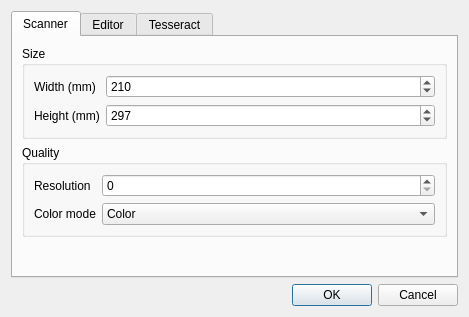
<?xml version="1.0" encoding="UTF-8"?>
<ui version="4.0">
 <class>Settings</class>
 <widget class="QDialog" name="Settings">
  <property name="geometry">
   <rect>
    <x>0</x>
    <y>0</y>
    <width>469</width>
    <height>317</height>
   </rect>
  </property>
  <property name="windowTitle">
   <string>Settings</string>
  </property>
  <layout class="QVBoxLayout" name="verticalLayout_2">
   <item>
    <layout class="QVBoxLayout" name="verticalLayout">
     <item>
      <widget class="QTabWidget" name="tabWidget">
       <property name="currentIndex">
        <number>0</number>
       </property>
       <widget class="QWidget" name="scanner">
        <attribute name="title">
         <string>Scanner</string>
        </attribute>
        <layout class="QVBoxLayout" name="verticalLayout_3">
         <item>
          <widget class="QGroupBox" name="groupBox">
           <property name="title">
            <string>Size</string>
           </property>
           <layout class="QFormLayout" name="formLayout">
            <item row="0" column="0">
             <widget class="QLabel" name="label_2">
              <property name="text">
               <string>Width (mm)</string>
              </property>
             </widget>
            </item>
            <item row="0" column="1">
             <widget class="QSpinBox" name="sbWidth">
              <property name="maximum">
               <number>1000</number>
              </property>
              <property name="value">
               <number>210</number>
              </property>
             </widget>
            </item>
            <item row="1" column="0">
             <widget class="QLabel" name="label">
              <property name="text">
               <string>Height (mm)</string>
              </property>
             </widget>
            </item>
            <item row="1" column="1">
             <widget class="QSpinBox" name="sbHeight">
              <property name="maximum">
               <number>1000</number>
              </property>
              <property name="value">
               <number>297</number>
              </property>
             </widget>
            </item>
           </layout>
          </widget>
         </item>
         <item>
          <widget class="QGroupBox" name="groupBox_2">
           <property name="title">
            <string>Quality</string>
           </property>
           <layout class="QFormLayout" name="formLayout_2">
            <item row="0" column="0">
             <widget class="QLabel" name="label_4">
              <property name="text">
               <string>Resolution</string>
              </property>
             </widget>
            </item>
            <item row="1" column="0">
             <widget class="QLabel" name="label_3">
              <property name="text">
               <string>Color mode</string>
              </property>
             </widget>
            </item>
            <item row="0" column="1">
             <widget class="QSpinBox" name="sbResolution">
              <property name="maximum">
               <number>10000</number>
              </property>
             </widget>
            </item>
            <item row="1" column="1">
             <widget class="QComboBox" name="combColor">
              <item>
               <property name="text">
                <string>Color</string>
               </property>
              </item>
              <item>
               <property name="text">
                <string>Gray</string>
               </property>
              </item>
              <item>
               <property name="text">
                <string>Lineart</string>
               </property>
              </item>
             </widget>
            </item>
           </layout>
          </widget>
         </item>
         <item>
          <spacer name="verticalSpacer">
           <property name="orientation">
            <enum>Qt::Vertical</enum>
           </property>
           <property name="sizeHint" stdset="0">
            <size>
             <width>20</width>
             <height>40</height>
            </size>
           </property>
          </spacer>
         </item>
        </layout>
       </widget>
       <widget class="QWidget" name="editor">
        <attribute name="title">
         <string>Editor</string>
        </attribute>
        <widget class="QGroupBox" name="fontGroupBox">
         <property name="geometry">
          <rect>
           <x>5</x>
           <y>10</y>
           <width>426</width>
           <height>61</height>
          </rect>
         </property>
         <property name="title">
          <string>Font</string>
         </property>
         <layout class="QGridLayout" name="gridLayout_1">
          <item row="0" column="0">
           <widget class="QLabel" name="fontLabel">
            <property name="toolTip">
             <string>Name of used font for document editor</string>
            </property>
            <property name="text">
             <string>Consolas, 12 pt</string>
            </property>
           </widget>
          </item>
          <item row="0" column="2">
           <widget class="QPushButton" name="fontButton">
            <property name="maximumSize">
             <size>
              <width>75</width>
              <height>26</height>
             </size>
            </property>
            <property name="toolTip">
             <string>Click here to change used font</string>
            </property>
            <property name="text">
             <string>...</string>
            </property>
           </widget>
          </item>
          <item row="0" column="1">
           <spacer name="horizontalSpacer_7">
            <property name="orientation">
             <enum>Qt::Horizontal</enum>
            </property>
            <property name="sizeHint" stdset="0">
             <size>
              <width>40</width>
              <height>20</height>
             </size>
            </property>
           </spacer>
          </item>
         </layout>
        </widget>
        <widget class="QCheckBox" name="checkBoxClear">
         <property name="geometry">
          <rect>
           <x>5</x>
           <y>190</y>
           <width>426</width>
           <height>19</height>
          </rect>
         </property>
         <property name="text">
          <string>Clear editor before OCR</string>
         </property>
         <property name="checked">
          <bool>true</bool>
         </property>
        </widget>
        <widget class="QGroupBox" name="groupBox_3">
         <property name="geometry">
          <rect>
           <x>5</x>
           <y>75</y>
           <width>426</width>
           <height>106</height>
          </rect>
         </property>
         <property name="title">
          <string>Spell checker</string>
         </property>
         <layout class="QGridLayout" name="gridLayout">
          <item row="1" column="0">
           <widget class="QLabel" name="dictionaryLabel">
            <property name="text">
             <string>Dictionary:</string>
            </property>
           </widget>
          </item>
          <item row="1" column="1">
           <widget class="QComboBox" name="dictBox">
            <property name="toolTip">
             <string>Here is list of found distionaries</string>
            </property>
           </widget>
          </item>
          <item row="2" column="0">
           <widget class="QLabel" name="directoryLabel">
            <property name="text">
             <string>Directory:</string>
            </property>
           </widget>
          </item>
          <item row="2" column="1">
           <widget class="QLineEdit" name="directoryLine">
            <property name="mouseTracking">
             <bool>false</bool>
            </property>
            <property name="toolTip">
             <string>&lt;!DOCTYPE HTML PUBLIC &quot;-//W3C//DTD HTML 4.0//EN&quot; &quot;http://www.w3.org/TR/REC-html40/strict.dtd&quot;&gt;
&lt;html&gt;&lt;head&gt;&lt;meta name=&quot;qrichtext&quot; content=&quot;1&quot; /&gt;&lt;style type=&quot;text/css&quot;&gt;
p, li { white-space: pre-wrap; }
&lt;/style&gt;&lt;/head&gt;&lt;body style=&quot; font-family:'MS Shell Dlg 2'; font-size:8.25pt; font-weight:400; font-style:normal;&quot;&gt;
&lt;p style=&quot; margin-top:0px; margin-bottom:0px; margin-left:0px; margin-right:0px; -qt-block-indent:0; text-indent:0px;&quot;&gt;&lt;span style=&quot; font-size:8pt;&quot;&gt;Directory where are placed your spellcheckerl dictionaries.&lt;/span&gt;&lt;span style=&quot; font-size:8pt; font-weight:600;&quot;&gt; Leave blank&lt;/span&gt;&lt;span style=&quot; font-size:8pt;&quot;&gt; if you want to use only default &lt;/span&gt;&lt;span style=&quot; font-size:8pt;&quot;&gt;Enchant&lt;/span&gt;&lt;span style=&quot; font-size:8pt;&quot;&gt; dictionaries.&lt;/span&gt;&lt;/p&gt;&lt;/body&gt;&lt;/html&gt;</string>
            </property>
            <property name="frame">
             <bool>true</bool>
            </property>
            <property name="readOnly">
             <bool>false</bool>
            </property>
           </widget>
          </item>
          <item row="2" column="2">
           <widget class="QPushButton" name="dictDirButton">
            <property name="toolTip">
             <string>Click here to set directory with your spellchecking dictionaries.</string>
            </property>
            <property name="text">
             <string>...</string>
            </property>
           </widget>
          </item>
          <item row="0" column="0" colspan="3">
           <widget class="QLabel" name="spellInfoLabel">
            <property name="text">
             <string>Enchant found. Spellchecker is enabled.</string>
            </property>
           </widget>
          </item>
         </layout>
        </widget>
       </widget>
       <widget class="QWidget" name="tesseract">
        <attribute name="title">
         <string>Tesseract</string>
        </attribute>
       </widget>
      </widget>
     </item>
     <item>
      <layout class="QHBoxLayout" name="horizontalLayout">
       <item>
        <spacer name="horizontalSpacer">
         <property name="orientation">
          <enum>Qt::Horizontal</enum>
         </property>
         <property name="sizeHint" stdset="0">
          <size>
           <width>40</width>
           <height>20</height>
          </size>
         </property>
        </spacer>
       </item>
       <item>
        <widget class="QDialogButtonBox" name="buttonBox">
         <property name="orientation">
          <enum>Qt::Horizontal</enum>
         </property>
         <property name="standardButtons">
          <set>QDialogButtonBox::Cancel|QDialogButtonBox::Ok</set>
         </property>
        </widget>
       </item>
      </layout>
     </item>
    </layout>
   </item>
  </layout>
 </widget>
 <resources/>
 <connections>
  <connection>
   <sender>buttonBox</sender>
   <signal>accepted()</signal>
   <receiver>Settings</receiver>
   <slot>accept()</slot>
   <hints>
    <hint type="sourcelabel">
     <x>248</x>
     <y>254</y>
    </hint>
    <hint type="destinationlabel">
     <x>157</x>
     <y>274</y>
    </hint>
   </hints>
  </connection>
  <connection>
   <sender>buttonBox</sender>
   <signal>rejected()</signal>
   <receiver>Settings</receiver>
   <slot>reject()</slot>
   <hints>
    <hint type="sourcelabel">
     <x>316</x>
     <y>260</y>
    </hint>
    <hint type="destinationlabel">
     <x>286</x>
     <y>274</y>
    </hint>
   </hints>
  </connection>
  <connection>
   <sender>buttonBox</sender>
   <signal>rejected()</signal>
   <receiver>Settings</receiver>
   <slot>close()</slot>
   <hints>
    <hint type="sourcelabel">
     <x>347</x>
     <y>293</y>
    </hint>
    <hint type="destinationlabel">
     <x>234</x>
     <y>158</y>
    </hint>
   </hints>
  </connection>
 </connections>
</ui>
